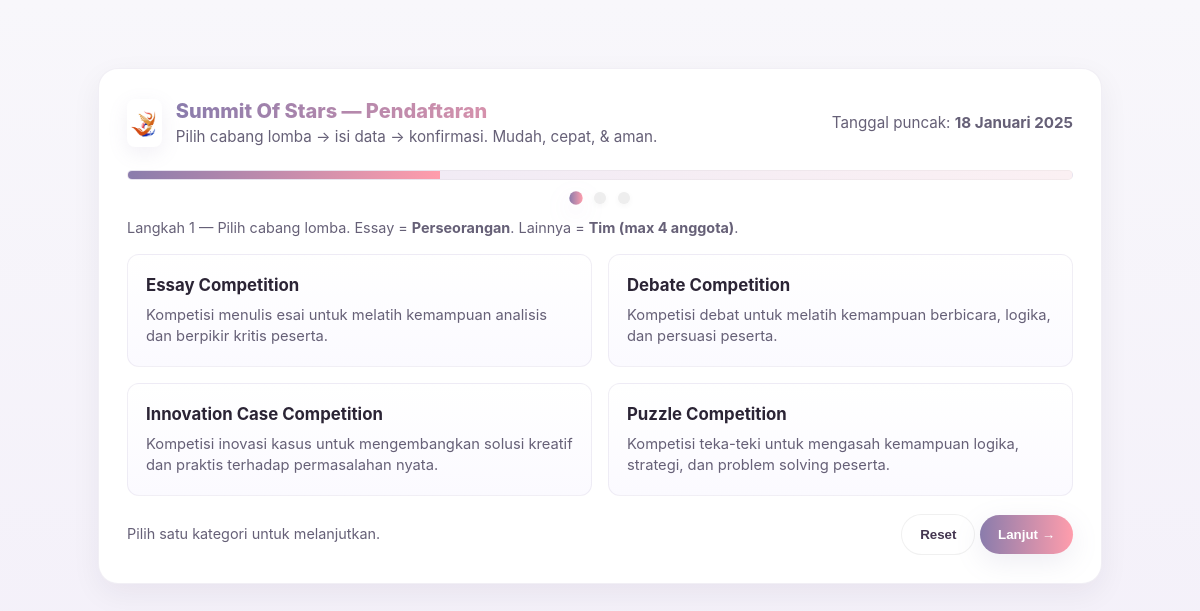
The page /pendaftaran.php on the database its author committed.
### tables this page shows
CREATE TABLE kompetisi (
            id INTEGER PRIMARY KEY AUTOINCREMENT,
            judul TEXT NOT NULL,
            deskripsi TEXT NOT NULL,
            icon_svg TEXT NOT NULL,
            registration_link TEXT,
            submission_link TEXT
        );

### pendaftaran.php (the view, shortened to what this page needs)
<?php
$dbFile = __DIR__ . '/database/competitions.db';
try {
    $db = new PDO('sqlite:' . $dbFile);
    $db->setAttribute(PDO::ATTR_ERRMODE, PDO::ERRMODE_EXCEPTION);
} catch (PDOException $e) {
    http_response_code(500);
    echo "<h2>Gagal koneksi database</h2><p>{$e->getMessage()}</p>";
    exit;
}
$kompetisis = [];
try {
    $stmt = $db->query("SELECT id, judul, deskripsi, registration_link, submission_link FROM kompetisi ORDER BY id ASC");
    $kompetisis = $stmt->fetchAll(PDO::FETCH_ASSOC);
} catch (Throwable $e) {
    $kompetisis = [
        ['id'=>1,'judul'=>'Essay Competition','deskripsi'=>'Perseorangan - menulis esai','registration_link'=>'#','submission_link'=>'#'],
        ['id'=>2,'judul'=>'Debate Competition','deskripsi'=>'Tim - debat','registration_link'=>'#','submission_link'=>null],
        ['id'=>3,'judul'=>'Innovation Case Competition','deskripsi'=>'Tim - inovasi kasus','registration_link'=>'#','submission_link'=>'#'],
        ['id'=>4,'judul'=>'Puzzle Competition','deskripsi'=>'Tim - teka-teki','registration_link'=>'#','submission_link'=>null],
    ];
}
function safeEcho($v){ return htmlspecialchars((string)$v, ENT_QUOTES|ENT_SUBSTITUTE, 'UTF-8'); }
$formStatus = null;
$justRegistered = ($formStatus === 'success' && isset($_SESSION['last_registration']));
$sessionData = $_SESSION['last_registration'] ?? null;
?>
<!doctype html>
<html lang="id">
<head>
  <link rel="stylesheet" href="https://cdnjs.cloudflare.com/ajax/libs/font-awesome/6.5.0/css/all.min.css" />
</head>
<body>
  <div class="wrap">
    <div class="card">
      <div class="topbar">
        <div class="brand">
          <img src="images/summitstars.png" alt="logo">
          <div>
            <h1>Summit Of Stars — Pendaftaran</h1>
            <div class="subtitle">Pilih cabang lomba → isi data → konfirmasi. Mudah, cepat, & aman.</div>
          </div>
        </div>
        <div class="subtitle">Tanggal puncak: <strong>18 Januari 2025</strong></div>
      </div>
      <?php if ($justRegistered && $sessionData): ?>
        <div class="progress-wrap">
          <div class="progress"><div class="progress-bar" style="width:100%"></div></div>
          <div class="steps-row" aria-hidden="true">
            <span class="step-dot"></span>
            <span class="step-dot"></span>
            <span class="step-dot active"></span>
          </div>
        </div>
        <div style="margin-top:14px" class="confirm">
          <div class="summary">
            <h3>Konfirmasi Pendaftaran</h3>
            <p class="small">Terima kasih — pendaftaran Anda telah berhasil tersimpan.</p>
            <p><strong>ID Pendaftaran:</strong> <?= safeEcho($sessionData['id']) ?></p>
            <p><strong>Cabang Lomba:</strong> <?= safeEcho($sessionData['category']) ?></p>
            <p><strong>Nama Ketua:</strong> <?= safeEcho($sessionData['leader']) ?></p>
            <p><strong>Email Ketua:</strong> <?= safeEcho($sessionData['email']) ?></p>
            <?php if (!empty($sessionData['teamname'])): ?>
              <p><strong>Nama Tim:</strong> <?= safeEcho($sessionData['teamname']) ?></p>
            <?php endif; ?>
            <?php if (!empty($sessionData['members'])): ?>
              <p><strong>Anggota:</strong> <?= safeEcho(implode(', ', $sessionData['members'])) ?></p>
            <?php endif; ?>
            <p><strong>Asal/Instansi:</strong> <?= safeEcho($sessionData['school']) ?></p>
            <hr style="border:none;border-top:1px solid rgba(0,0,0,0.04); margin:12px 0">
            <h4 style="margin:8px 0">Unggahan</h4>
            <div style="display:flex;gap:10px;flex-wrap:wrap">
              <?php
                $allUploads = $sessionData['uploads'] ?? [];
                foreach (['idcard','proof','twibbon','transfer'] as $f){
                  if (!empty($allUploads[$f])){
                    foreach ($allUploads[$f] as $fn){
                      $url = 'uploads/' . rawurlencode($fn);
                      echo "<div style='width:72px;height:56px;border-radius:8px;overflow:hidden;border:1px solid rgba(0,0,0,0.05);background:#fff;display:flex;align-items:center;justify-content:center'><img src=\"{$url}\" style=\"max-width:100%;max-height:100%;display:block\"></div>";
                    }
                  }
                }
              ?>
            </div>
            <hr style="border:none;border-top:1px solid rgba(0,0,0,0.04); margin:12px 0">
            <p class="small">Kami telah menyimpan data. Tim panitia akan menghubungi via email yang Anda daftarkan untuk verifikasi dan informasi lanjut.</p>
          </div>
          <aside>
            <div class="bank">
              <h4 style="margin:0 0 8px">Instruksi Pembayaran</h4>
              <p class="small">Silakan transfer biaya pendaftaran ke salah satu rekening berikut:</p>
              <p style="margin:8px 0"><strong>Bank Mandiri</strong><br>1130018161327<br><em>a.n. DELLA APRILIA</em></p>
              <p style="margin:8px 0"><strong>DANA</strong><br>082280943039<br><em>a.n. DELLA APRILIA</em></p>
              <p class="small" style="margin-top:10px">Unggah bukti transfer pada saat pendaftaran (opsional), atau kirimkan via email konfirmasi setelah transfer.</p>
            </div>
            <div style="margin-top:14px; padding:12px; border-radius:12px; background:linear-gradient(90deg,#fbfbff,#fffaf6); border:1px solid rgba(0,0,0,0.04)">
              <p style="margin:0 0 10px;"><strong>Butuh bantuan?</strong></p>
              <p class="small" style="margin:0">Hubungi kami: <a href="mailto:info@sumseyouthcomp.com">info@sumseyouthcomp.com</a> atau <a href="tel:+62711123456">+62 711 123 456</a></p>
              <p style="margin-top:8px"><a href="https://mhteams.my.id" target="_blank" class="btn" style="display:inline-block">Butuh Website?</a></p>
            </div>
          </aside>
        </div>
        <div style="margin-top:18px;display:flex;justify-content:center;gap:12px">
          <a href="pendaftaran.php" class="btn secondary">Daftar Lagi</a>
          <a href="#home" class="btn">Kembali ke Beranda</a>
        </div>
      <?php else: ?>
        <div id="app">
          <div class="progress-wrap">
            <div class="progress"><div class="progress-bar" id="progressBar" style="width:33%"></div></div>
            <div class="steps-row" aria-hidden="true">
              <span class="step-dot active" id="dot1"></span>
              <span class="step-dot" id="dot2"></span>
              <span class="step-dot" id="dot3"></span>
            </div>
          </div>
          <form id="regForm" class="form" enctype="multipart/form-data" method="POST" action="pendaftaran.php" novalidate>
            <div class="step" data-step="1">
              <p class="small">Langkah 1 — Pilih cabang lomba. Essay = <strong>Perseorangan</strong>. Lainnya = <strong>Tim (max 4 anggota)</strong>.</p>
              <div class="category-grid" role="list">
                <?php foreach($kompetisis as $k): ?>
                  <label class="cat-card" role="listitem">
                    <h3><?= safeEcho($k['judul']) ?></h3>
                    <p><?= safeEcho($k['deskripsi']) ?></p>
                  </label>
                <?php endforeach; ?>
              </div>
              <div style="display:flex; justify-content:space-between; align-items:center; margin-top:18px">
                <div class="left small">Pilih satu kategori untuk melanjutkan.</div>
                <div>
                  <button type="button" class="btn secondary" id="resetBtn">Reset</button>
                  <button type="button" class="btn" id="toStep2">Lanjut →</button>
                </div>
              </div>
            </div>
          </form>
        </div>
      <?php endif; ?>
    </div>
  </div>
</body>
</html>

### pendaftaran.php (style rules this page uses)
:root { --bg: #f7f6fb; --card: #ffffff; --muted: #666077; --accent1: #8A7CAC; --accent2: #FF9DAC; --glass-border: rgba(138,124,172,0.12); --radius: 14px; --maxw: 1060px; --success: #25a86f; --danger: #d64545; }
* { box-sizing:border-box }
html,body { height:100% }
body { margin:0; background: linear-gradient(180deg, #f8f7fb 0%, #f3eff9 100%); font-family: Inter, system-ui, -apple-system, "Segoe UI", Roboto, "Helvetica Neue", Arial; color:#2b2435; -webkit-font-smoothing:antialiased; -moz-osx-font-smoothing:grayscale; line-height:1.45; padding-bottom:50px; }
.wrap { max-width:var(--maxw); margin:40px auto; padding:28px; position:relative; }
.card { background:var(--card); border-radius:20px; padding:28px; box-shadow:0 10px 30px rgba(31,20,50,0.06); border:1px solid var(--glass-border); overflow:hidden; }
.topbar { display:flex; align-items:center; justify-content:space-between; gap:16px; margin-bottom:22px; }
.brand { display:flex; align-items:center; gap:14px; }
.brand img { height:48px; width:auto; border-radius:8px; box-shadow:0 6px 20px rgba(138,124,172,0.12) }
.brand h1 { font-size:1.25rem; margin:0; font-weight:800; background:linear-gradient(90deg,var(--accent1),var(--accent2)); -webkit-background-clip:text; -webkit-text-fill-color:transparent }
.subtitle { color:var(--muted); font-size:0.95rem }
.progress-wrap { margin:18px 0 8px }
.progress { height:10px; background:linear-gradient(90deg,#ede9f6,#fbf0f3); border-radius:999px; overflow:hidden; border:1px solid rgba(0,0,0,0.03) }
.progress-bar { height:100%; width:0%; background:linear-gradient(90deg,var(--accent1),var(--accent2)); transition:width .6s cubic-bezier(.2,.9,.2,1) }
.steps-row { display:flex; gap:12px; margin-top:12px; justify-content:center; align-items:center }
.step-dot { width:12px;height:12px;border-radius:50%; background:#eee; display:inline-block; box-shadow:0 2px 6px rgba(0,0,0,0.04) }
.step-dot.active { background:linear-gradient(90deg,var(--accent1),var(--accent2)); transform:scale(1.12); box-shadow:0 8px 24px rgba(181,140,217,0.18) }
.category-grid { display:grid; grid-template-columns:repeat(2,1fr); gap:16px; margin-top:8px }
.cat-card { padding:18px;border-radius:12px;background:linear-gradient(180deg,#fff,#fbfaff); border:1px solid var(--glass-border); cursor:pointer; transition:transform .28s, box-shadow .28s }
.cat-card h3 { margin:0 0 8px; font-size:1.05rem }
.cat-card p { margin:0;color:var(--muted); font-size:.92rem }
.btn { padding:12px 18px; border-radius:999px; border:0; cursor:pointer; font-weight:800; color:#fff; background:linear-gradient(90deg,var(--accent1),var(--accent2)); box-shadow:0 8px 28px rgba(138,124,172,0.14); transition:transform .18s }
.btn.secondary { background:#fff; color:#443650; border:1px solid rgba(0,0,0,0.06); box-shadow:none }
.small { font-size:.9rem;color:var(--muted) }

### rows shown on the page
kompetisi: judul "Essay Competition", deskripsi "Kompetisi menulis esai untuk melatih kemampuan analisis dan berpikir kritis peserta."
kompetisi: judul "Debate Competition", deskripsi "Kompetisi debat untuk melatih kemampuan berbicara, logika, dan persuasi peserta."
kompetisi: judul "Innovation Case Competition", deskripsi "Kompetisi inovasi kasus untuk mengembangkan solusi kreatif dan praktis terhadap permasalahan nyata."
kompetisi: judul "Puzzle Competition", deskripsi "Kompetisi teka-teki untuk mengasah kemampuan logika, strategi, dan problem solving peserta."
